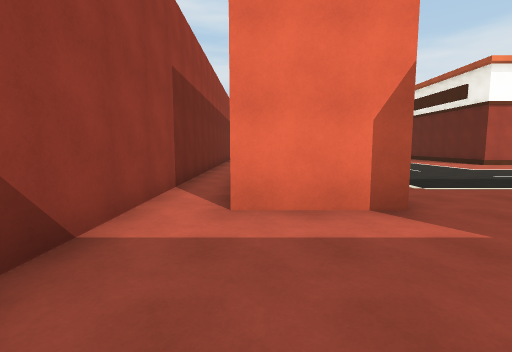
View 1 (above)

24 first-person views from a walk through a scene from a Unity 3-D project. The camera is 1.5 m above the floor, tilts 6° down and sees 85° across. The floor is counted in squares, 2 m on a side. Each view is taken from the middle of a square. On the plan, view 1 faces up. The plan holds only what a view shows up to about 10 squares ahead; the rest is blank. The place goes on beyond the plan. The player is left out. Door leaves are left out, so doorways stand open.

View 2
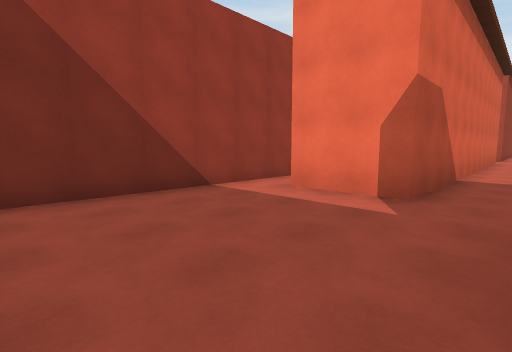

View 3
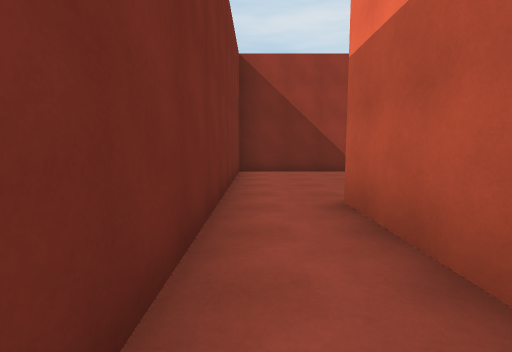

View 4
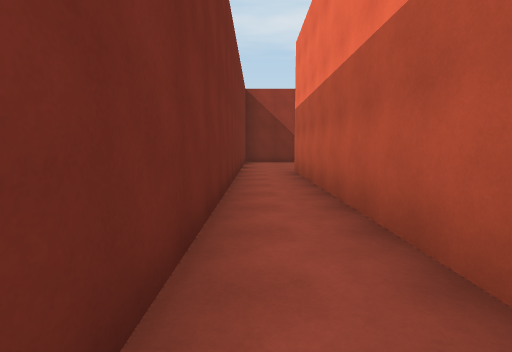

View 5
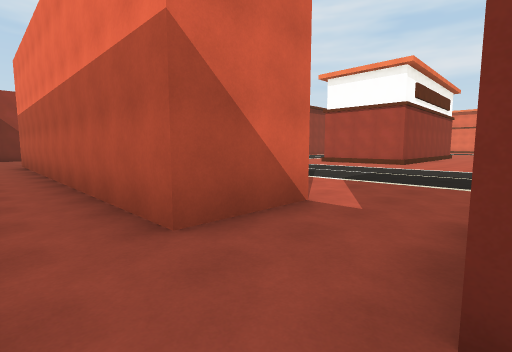

View 6
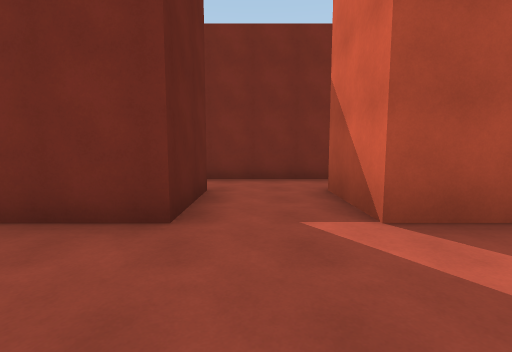

View 7
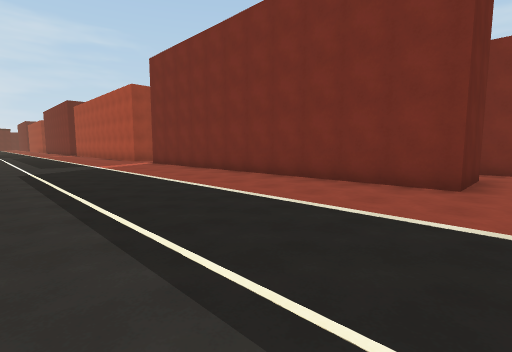

View 8
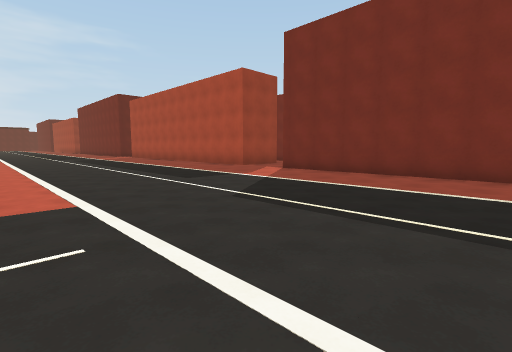

View 9
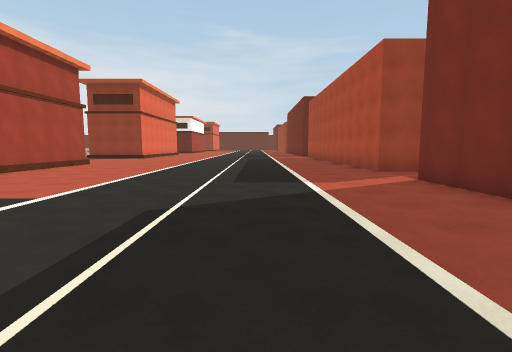

View 10
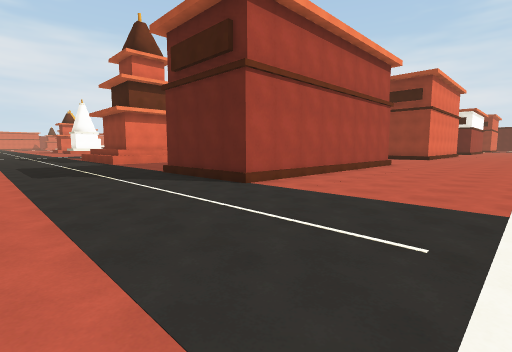

View 11
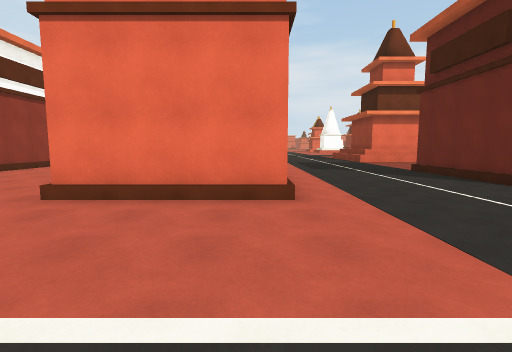

View 12
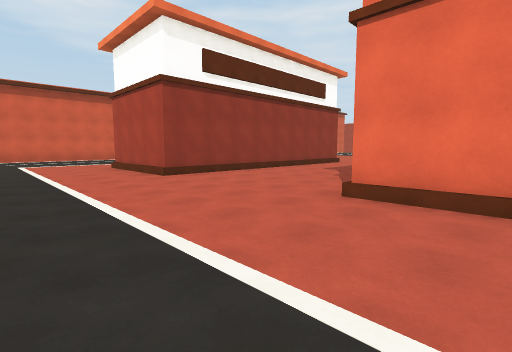

View 13
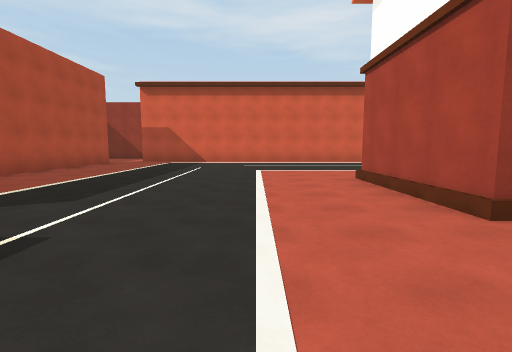

View 14
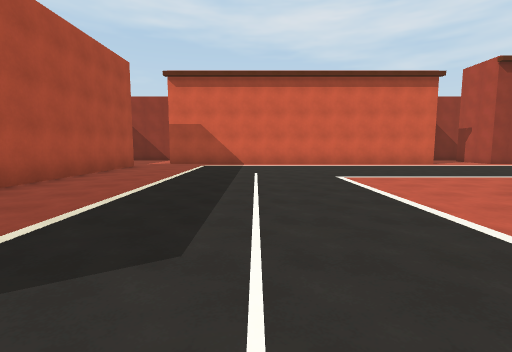

View 15
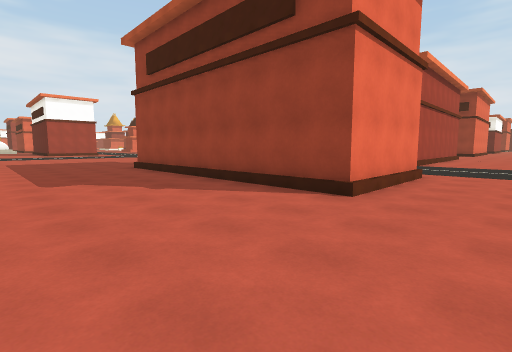

View 16
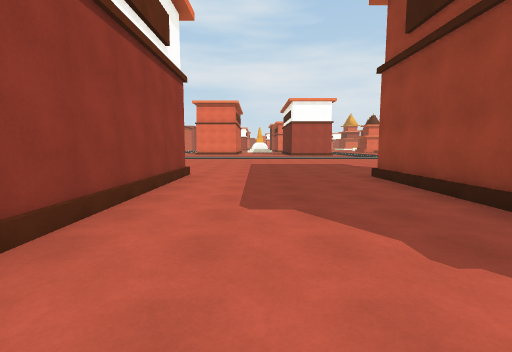

View 17
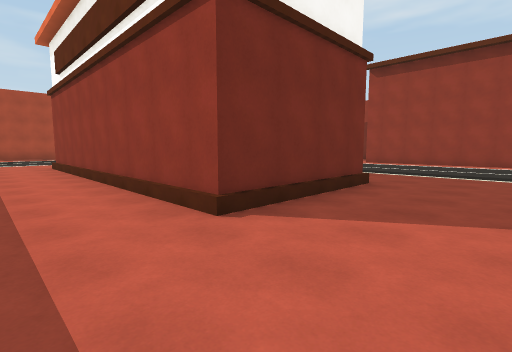

View 18
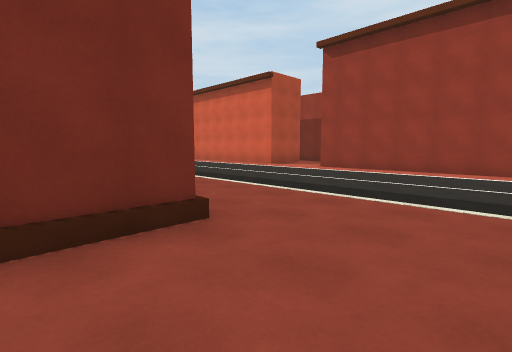

View 19
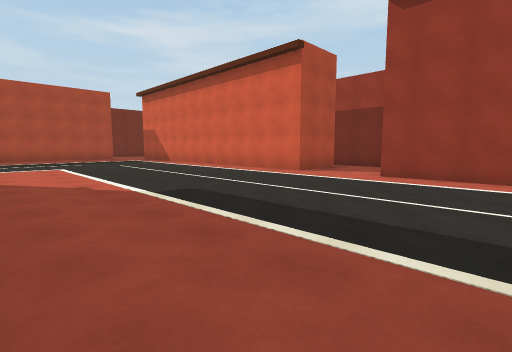

View 20
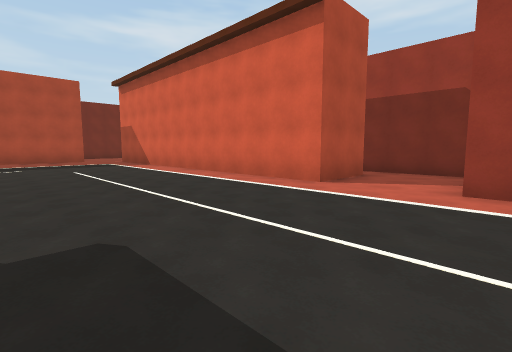

View 21
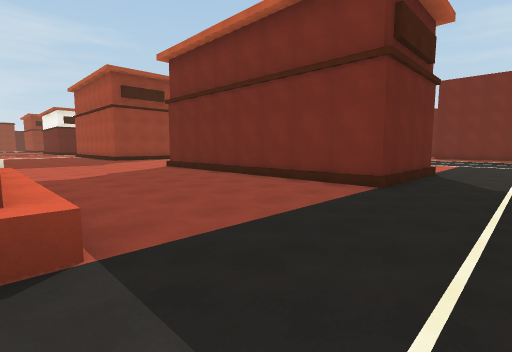

View 22
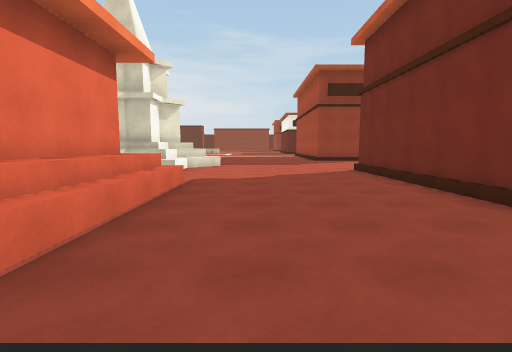

View 23
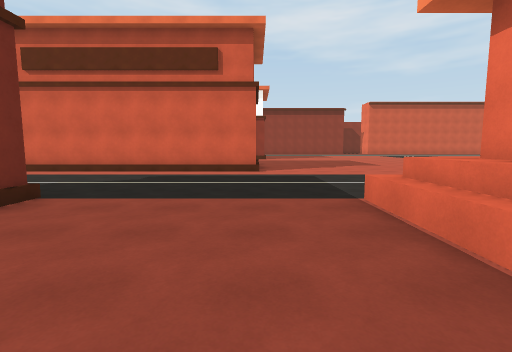

View 24
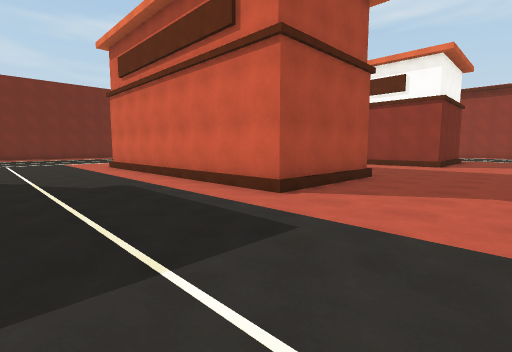

### Floor plan
Key: @ floor where view 1 was taken; # wall or solid block; . floor; / step, stairs or slope; ^ raised ledge.
Columns run from 2 left of view 1 to 35 right of it. Each row starts with its distance up from view 1.
 23    #........................ ^^^    ^^
 22    #........................^^^^^^....
 21    #..................................
 20    #........####....####..............
 19    #........   #....#  #..............
 18    #........   #....#  #..............
 17 #...........   #....#  #..../////////.
 16 #...........   #....#  #....#########
 15 #...........   #....#  #....#######
 14 # ##........   #....#  #....#######
 13    #........   #....#  #....///////
 12    #........####....####............
 11    #.................................
 10 #. #..................................
  9 #. #..................................
  8 #. #.................................
  7 #. #................................
  6 #. #...............................
  5 #. #...............................
  4 #.##..........  ...................
  3 #............   ...................
  2 #.....######   ##..############..##
  1 #.....###########..#            .#
  0 #.@.................
 -1 #...................
 -2 ##############  ####

Where each view was taken, in squares from view 1:
view 1: 0 up, 0 right, facing up
view 2: 1 down, 3 right, facing up-left
view 3: 1 down, 7 right, facing left
view 4: 1 down, 12 right, facing left
view 5: 1 down, 17 right, facing up-left
view 6: 5 up, 16 right, facing down
view 7: 8 up, 16 right, facing down-right
view 8: 10 up, 22 right, facing down-right
view 9: 6 up, 22 right, facing right
view 10: 9 up, 22 right, facing up-right
view 11: 8 up, 21 right, facing up
view 12: 8 up, 20 right, facing up-left
view 13: 9 up, 16 right, facing left
view 14: 7 up, 14 right, facing left
view 15: 10 up, 14 right, facing up-right
view 16: 13 up, 15 right, facing up
view 17: 23 up, 15 right, facing down-left
view 18: 23 up, 11 right, facing down-left
view 19: 20 up, 9 right, facing down-left
view 20: 18 up, 7 right, facing down-left
view 21: 22 up, 24 right, facing down-right
view 22: 20 up, 25 right, facing right
view 23: 20 up, 30 right, facing left
view 24: 23 up, 25 right, facing down-left
